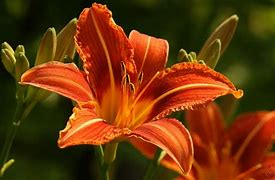
#> input picture flowers_image_classification-20220721T090151Z-001/flowers_image_classification/dataset/train/lily/lily1.jpg, 275 x 180 px; its folder holds only this picture in this run
$ jupyter execute --allow-errors sand.ipynb   (shell and % lines are left out)   (older library calls are emulated)
#> lines starting #> are read from the running program, lines starting #| are printed output that depends on the picture
#> further down, image is the input picture: shape (180, 275, 3); mean B, G, R 12.7, 53.7, 105.3
#> `image = cv2.resize(image,fixed_size)`:
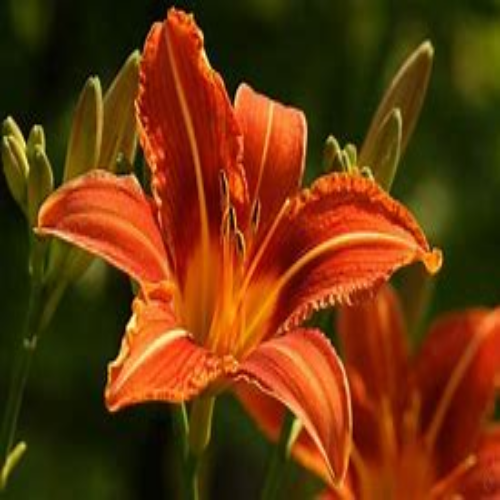
#> image: shape (500, 500, 3); mean B, G, R 12.6, 53.6, 105.2
[cell 1]
from sklearn.preprocessing import LabelEncoder
from sklearn.preprocessing import MinMaxScaler
import numpy as np
import mahotas
import cv2
import os
import h5py
import glob
import matplotlib.pyplot as plt
from sklearn.model_selection import train_test_split, cross_val_score
from sklearn.ensemble import RandomForestClassifier

[cell 2]
# make a fix file size
fixed_size  = tuple((500,500))

#train path
train_path = "dataset/train"

# no of trees for Random Forests
num_tree = 100

# bins for histograms
bins = 8

# train_test_split size
test_size = 0.10

# seed for reproducing same result
seed = 9

[cell 3]
# features description -1:  Hu Moments

def fd_hu_moments(image):
    image = cv2.cvtColor(image, cv2.COLOR_BGR2GRAY)
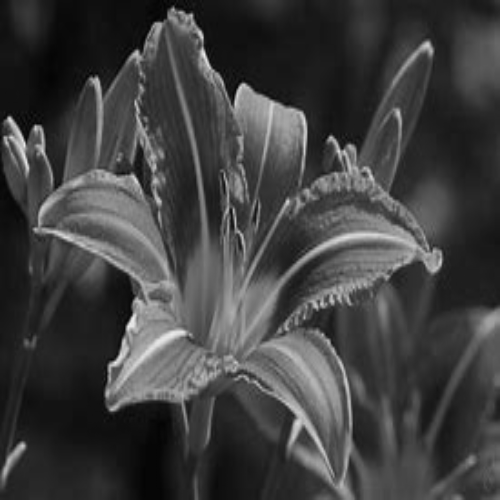
#> image: shape (500, 500); min 2, max 238, mean 64.4
    feature = cv2.HuMoments(cv2.moments(image)).flatten()
#> feature = [0.0021, 2.19e-08, 1.63e-10, 1.71e-11, 8.61e-22, -2.48e-15, -2.77e-22]
#> `fv_hu_moments = fd_hu_moments(image)`: fv_hu_moments has the same summary as feature in fd_hu_moments
    return feature

[cell 4]
# feature-descriptor -2 Haralick Texture

def fd_haralick(image):
    # conver the image to grayscale
    gray = cv2.cvtColor(image,cv2.COLOR_BGR2GRAY)
    # Ccompute the haralick texture fetature ve tor
    haralic = mahotas.features.haralick(gray).mean(axis=0)
    return haralic

[cell 5]
# feature-description -3 Color Histogram

def fd_histogram(image, mask=None):
    # conver the image to HSV colors-space
    image = cv2.cvtColor(image, cv2.COLOR_BGR2HSV)
    #COPUTE THE COLOR HISTPGRAM
    hist  = cv2.calcHist([image],[0,1,2],None,[bins,bins,bins], [0, 256, 0, 256, 0, 256])
    # normalize the histogram
    cv2.normalize(hist,hist)
    # return the histog....
    return hist.flatten()

[cell 6]
from google.colab import drive
drive.mount('/gdrive')
%cd /gdrive

[cell 7]
cd /gdrive/My Drive/Colab Notebooks/flowers_image_classification

[cell 8]
# get the training data labels
train_labels = os.listdir(train_path)

# sort the training labesl
train_labels.sort()
print(train_labels)

# empty list to hold feature vectors and labels
global_features = []
labels = []

i, j = 0, 0
k = 0

# num of images per class
images_per_class = 80

#> (a cell that did not finish here is left out)

$ run again, on flowers_image_classification-20220721T090151Z-001/flowers_image_classification/dataset/train/rose/rose1.jpg
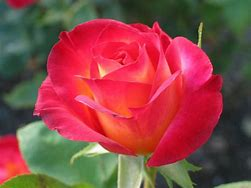
#> input picture flowers_image_classification-20220721T090151Z-001/flowers_image_classification/dataset/train/rose/rose1.jpg, 251 x 188 px
#> image is the input picture: shape (188, 251, 3); mean B, G, R 70.3, 70.8, 141.1
#> `image = cv2.resize(image,fixed_size)`:
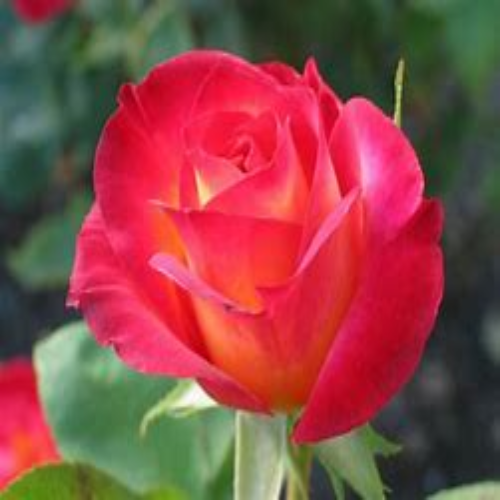
#> image: shape (500, 500, 3); mean B, G, R 70.1, 70.7, 141
#> in fd_hu_moments, `image = cv2.cvtColor(image, cv2.COLOR_BGR2GRAY)`:
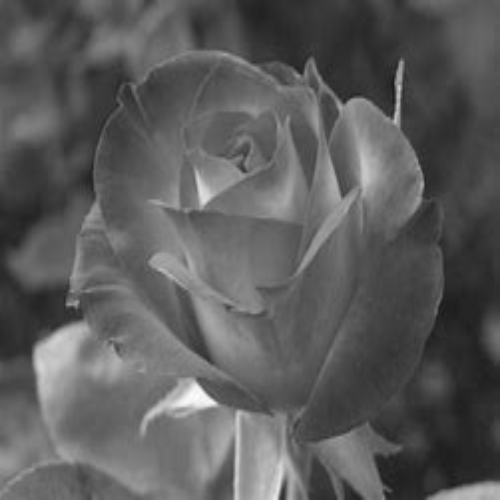
#> image: shape (500, 500); min 25, max 253, mean 91.6
#> feature = [0.00167, 3.06e-08, 2.46e-11, 2.13e-11, -9.81e-23, 2.97e-15, 4.77e-22]
#> fv_hu_moments has the same summary as feature in fd_hu_moments

$ run again, on flowers_image_classification-20220721T090151Z-001/flowers_image_classification/dataset/train/lily/lily10.jpg
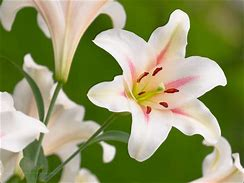
#> input picture flowers_image_classification-20220721T090151Z-001/flowers_image_classification/dataset/train/lily/lily10.jpg, 244 x 183 px
#> image is the input picture: shape (183, 244, 3); mean B, G, R 102.3, 149.8, 145.4
#> `image = cv2.resize(image,fixed_size)`:
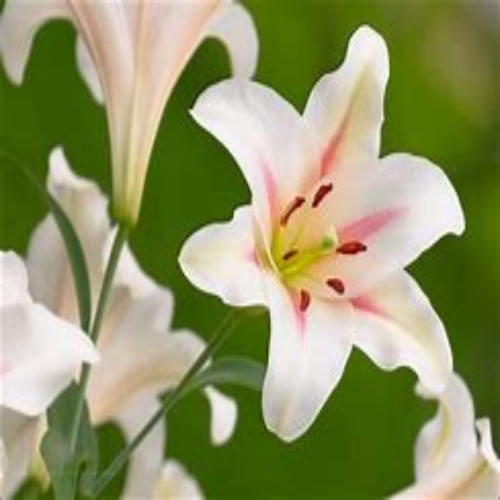
#> image: shape (500, 500, 3); mean B, G, R 102.2, 149.7, 145.3
#> in fd_hu_moments, `image = cv2.cvtColor(image, cv2.COLOR_BGR2GRAY)`:
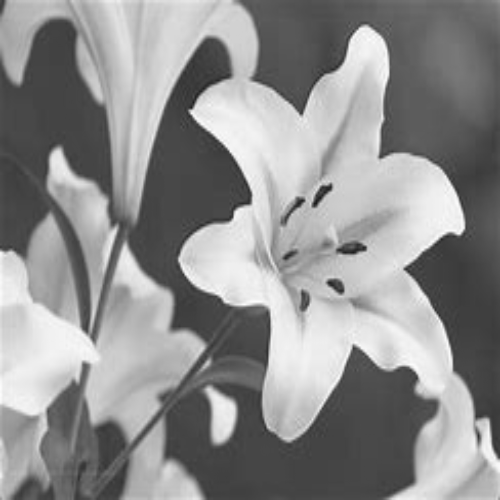
#> image: shape (500, 500); min 27, max 252, mean 143
#> feature = [0.0011, 8.26e-11, 2.43e-11, 9.97e-13, 2.8e-24, -2.39e-18, 4.03e-24]
#> fv_hu_moments has the same summary as feature in fd_hu_moments

$ run again, on flowers_image_classification-20220721T090151Z-001/flowers_image_classification/dataset/train/lily/lily2.jpg
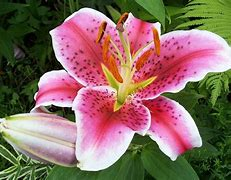
#> input picture flowers_image_classification-20220721T090151Z-001/flowers_image_classification/dataset/train/lily/lily2.jpg, 231 x 180 px
#> image is the input picture: shape (180, 231, 3); mean B, G, R 99.2, 108.3, 137.5
#> `image = cv2.resize(image,fixed_size)`:
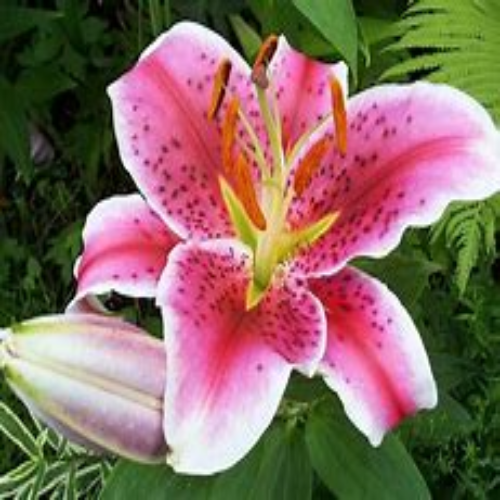
#> image: shape (500, 500, 3); mean B, G, R 99.1, 108.1, 137.4
#> in fd_hu_moments, `image = cv2.cvtColor(image, cv2.COLOR_BGR2GRAY)`:
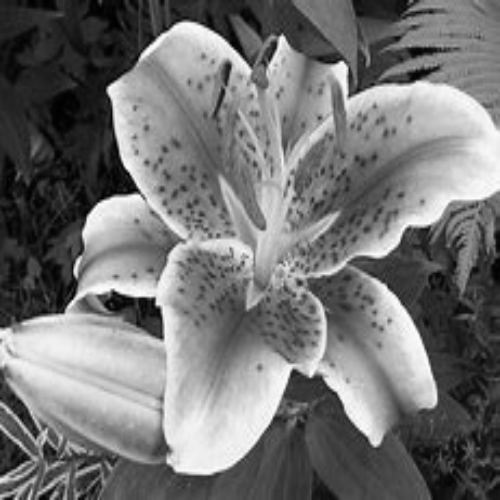
#> image: shape (500, 500); min 0, max 254, mean 115.9
#> feature = [0.00126, 1.02e-07, 2.25e-12, 2.27e-12, 1.57e-25, 6.8e-16, -5.14e-24]
#> fv_hu_moments has the same summary as feature in fd_hu_moments
